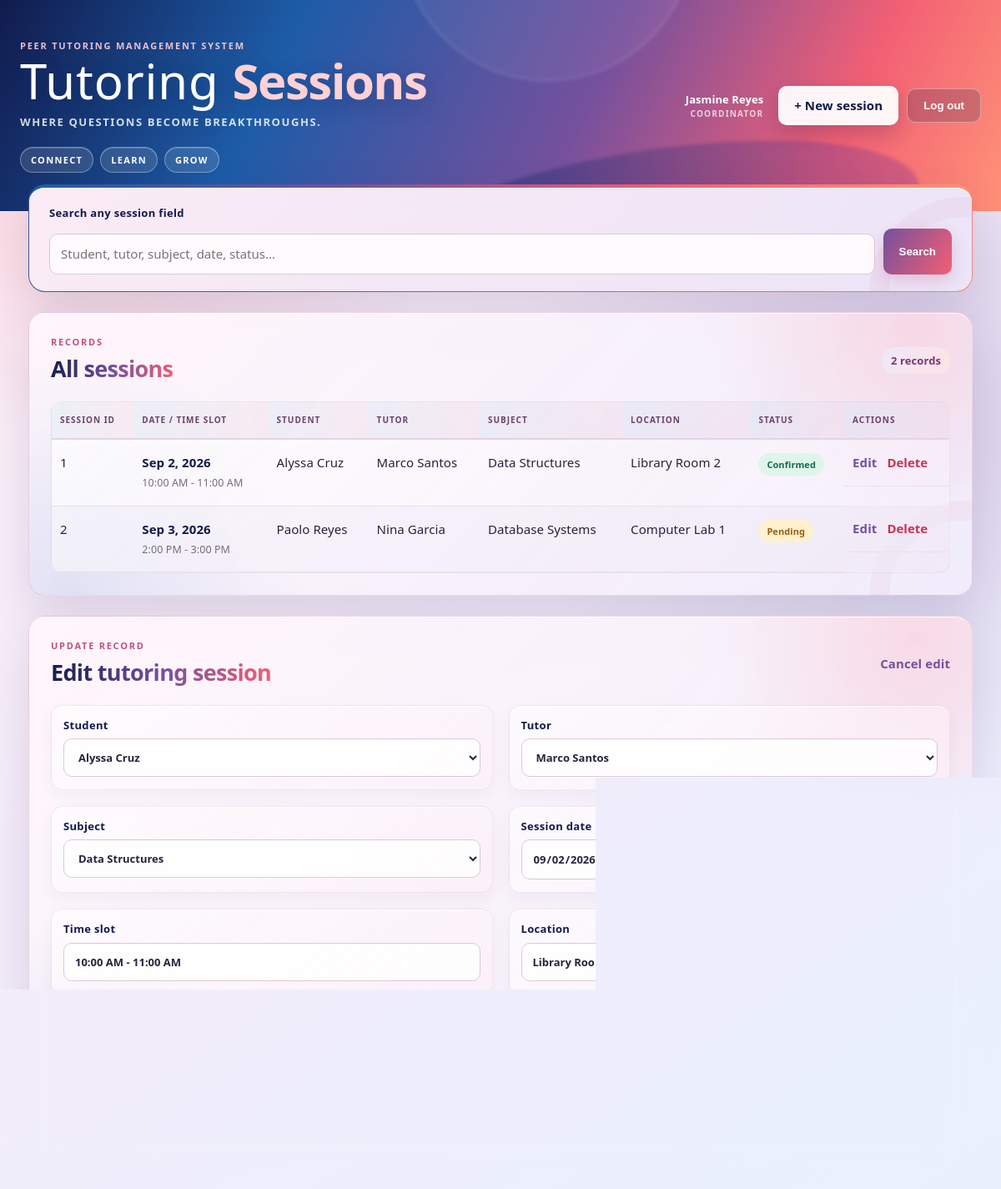
Page /index.php?edit=1 (signed in) on the committed database.
### tables this page shows
CREATE TABLE IF NOT EXISTS tutoring_sessions (
    session_id INT UNSIGNED AUTO_INCREMENT PRIMARY KEY,
    tutor_id INT UNSIGNED NOT NULL,
    student_id INT UNSIGNED NOT NULL,
    subject_id INT UNSIGNED NOT NULL,
    session_date DATE NOT NULL,
    time_slot VARCHAR(50) NOT NULL,
    status ENUM('Pending', 'Confirmed', 'Completed', 'Cancelled', 'No-show') NOT NULL DEFAULT 'Pending',
    location VARCHAR(150) NOT NULL,
    FOREIGN KEY (tutor_id) REFERENCES users(user_id),
    FOREIGN KEY (student_id) REFERENCES users(user_id),
    FOREIGN KEY (subject_id) REFERENCES subjects(subject_id),
    INDEX (session_date), INDEX (status)
);

CREATE TABLE IF NOT EXISTS users (
    user_id INT UNSIGNED AUTO_INCREMENT PRIMARY KEY,
    name VARCHAR(100) NOT NULL,
    email VARCHAR(150) NOT NULL UNIQUE,
    password VARCHAR(255) NOT NULL,
    role ENUM('Student', 'Tutor', 'Coordinator') NOT NULL,
    contact_number VARCHAR(30) NOT NULL
);

CREATE TABLE IF NOT EXISTS subjects (
    subject_id INT UNSIGNED AUTO_INCREMENT PRIMARY KEY,
    subject_name VARCHAR(100) NOT NULL UNIQUE,
    description VARCHAR(255) NOT NULL
);

### config/auth.php (called while the page is built, shortened)
<?php
function currentUser(): ?array
{
    $user = $_SESSION['user'] ?? null;
    return is_array($user) ? $user : null;
}
function requireLogin(): array
{
    $user = currentUser();
    return $user;
}

### config/database.php (called while the page is built, shortened)
<?php
final class Database
{
    public static function connect(): PDO
    {
        $credentialsFile = __DIR__ . '/credentials.php';
        $credentials = file_exists($credentialsFile) ? require $credentialsFile : [];
        $host = (string) ($credentials['host'] ?? self::environment('DB_HOST', '127.0.0.1'));
        $port = (string) ($credentials['port'] ?? self::environment('DB_PORT', '3306'));
        $database = (string) ($credentials['database'] ?? self::environment('DB_NAME', 'ptms'));
        $username = (string) ($credentials['username'] ?? self::environment('DB_USER', 'root'));
        $password = (string) ($credentials['password'] ?? self::environment('DB_PASSWORD', ''));
        $dsn = sprintf(
            'mysql:host=%s;port=%s;dbname=%s;charset=utf8mb4',
            $host,
            $port,
            $database
        );
        try {
            return new PDO($dsn, $username, $password, [
                PDO::ATTR_ERRMODE => PDO::ERRMODE_EXCEPTION,
                PDO::ATTR_DEFAULT_FETCH_MODE => PDO::FETCH_ASSOC,
                PDO::ATTR_EMULATE_PREPARES => false,
            ]);
        } catch (PDOException $exception) {
            error_log($exception->getMessage());
            throw new RuntimeException(
                'The database connection failed. Check config/database.php and make sure MySQL is running.'
            );
        }
    }
    private static function environment(string $name, string $default): string
    {
        $value = getenv($name);
        return $value === false || $value === '' ? $default : $value;
    }
}

### classes/TutoringSession.php (called while the page is built, shortened)
<?php
final class TutoringSession
{
    public function getTutoringSessions(): array
    {
        $statement = $this->database->prepare($this->selectQuery() .
            ' ORDER BY ts.session_id ASC');
        $statement->execute();
        return $statement->fetchAll();
    }
    public function getTutoringSession(int $id): ?array
    {
        $statement = $this->database->prepare($this->selectQuery() .
            ' WHERE ts.session_id = :session_id');
        $statement->execute(['session_id' => $id]);
        $record = $statement->fetch();
        return $record === false ? null : $record;
    }
    public function getTutors(): array { return $this->getUsersByRole('Tutor'); }
    public function getStudents(): array { return $this->getUsersByRole('Student'); }
    public function getSubjects(): array
    {
        $statement = $this->database->prepare(
            'SELECT subject_id, subject_name FROM subjects ORDER BY subject_name'
        );
        $statement->execute();
        return $statement->fetchAll();
    }
    private function getUsersByRole(string $role): array
    {
        $statement = $this->database->prepare(
            'SELECT user_id, name FROM users WHERE role = :role ORDER BY name'
        );
        $statement->execute(['role' => $role]);
        return $statement->fetchAll();
    }
    private function selectQuery(): string
    {
        return 'SELECT ts.*, tutor.name AS tutor_name, student.name AS student_name,
                       s.subject_name
                FROM tutoring_sessions ts
                INNER JOIN users tutor ON tutor.user_id = ts.tutor_id
                INNER JOIN users student ON student.user_id = ts.student_id
                INNER JOIN subjects s ON s.subject_id = ts.subject_id';
    }
}

### public/index.php (the view, shortened to what this page needs)
<?php
require_once dirname(__DIR__) . '/config/auth.php';
require_once dirname(__DIR__) . '/config/database.php';
require_once dirname(__DIR__) . '/classes/TutoringSession.php';
$currentUser = requireLogin();
$canManage = ($currentUser['role'] ?? '') === 'Coordinator';
function escape(?string $value): string
{
    return htmlspecialchars($value ?? '', ENT_QUOTES, 'UTF-8');
}
try {
    $repository = new TutoringSession(Database::connect());
    $tutors = $repository->getTutors();
    $students = $repository->getStudents();
    $subjects = $repository->getSubjects();
    $keyword = trim((string) ($_GET['search'] ?? ''));
    $sessions = $keyword === ''
        ? $repository->getTutoringSessions()
        : $repository->searchTutoringSessions($keyword);
    $editId = $canManage ? filter_input(INPUT_GET, 'edit', FILTER_VALIDATE_INT) : null;
    $editing = $editId ? $repository->getTutoringSession((int) $editId) : null;
} catch (Throwable $exception) {
    error_log($exception->getMessage());
    $pageError = $exception instanceof InvalidArgumentException
        ? $exception->getMessage()
        : 'The request could not be completed. Please check the database setup and try again.';
    $sessions = $sessions ?? [];
    $editing = $editing ?? null;
    $keyword = $keyword ?? '';
    $tutors = $tutors ?? [];
    $students = $students ?? [];
    $subjects = $subjects ?? [];
}
$statuses = ['Pending', 'Confirmed', 'Completed', 'Cancelled', 'No-show'];
?>
<!doctype html>
<html lang="en">
<head>
    <link rel="stylesheet" href="styles.css?v=7">
</head>
<body>
<header class="topbar">
    <div class="hero-copy">
        <p class="eyebrow">Peer Tutoring Management System</p>
        <h1>Tutoring <span>Sessions</span></h1>
        <p class="hero-message">Where questions become breakthroughs.</p>
        <div class="hero-chips" aria-label="System highlights">
            <span>Connect</span><span>Learn</span><span>Grow</span>
        </div>
    </div>
    <div class="topbar-actions">
        <div class="user-summary">
            <strong><?= escape($currentUser['name']) ?></strong>
            <span><?= escape($currentUser['role']) ?></span>
        </div>
        <?php if ($canManage): ?><a class="button button-light" href="#session-form">+ New session</a><?php endif; ?>
        <form method="post" action="logout.php">
            <button class="button button-ghost" type="submit">Log out</button>
        </form>
    </div>
</header>
<main class="container">
    <section class="card search-card">
        <form method="get" class="search-form">
            <label for="search">Search any session field</label>
            <div class="search-row">
                <input id="search" name="search" value="<?= escape($keyword) ?>" placeholder="Student, tutor, subject, date, status...">
                <button class="button" type="submit">Search</button>
            </div>
        </form>
    </section>
    <section class="card">
        <div class="section-heading">
            <div>
                <p class="eyebrow">Records</p>
                <h2><?= $keyword === '' ? 'All sessions' : 'Search results' ?></h2>
            </div>
            <span class="count"><?= count($sessions) ?> record<?= count($sessions) === 1 ? '' : 's' ?></span>
        </div>
        <div class="table-wrap">
            <table>
                <thead><tr><th>Session ID</th><th>Date / Time Slot</th><th>Student</th><th>Tutor</th><th>Subject</th><th>Location</th><th>Status</th><?php if ($canManage): ?><th>Actions</th><?php endif; ?></tr></thead>
                <tbody>
                <?php foreach ($sessions as $session): ?>
                    <tr>
                        <td><?= (int) $session['session_id'] ?></td>
                        <td><strong><?= escape(date('M j, Y', strtotime($session['session_date']))) ?></strong><br><small><?= escape($session['time_slot']) ?></small></td>
                        <td><?= escape($session['student_name']) ?></td>
                        <td><?= escape($session['tutor_name']) ?></td>
                        <td><?= escape($session['subject_name']) ?></td>
                        <td><?= escape($session['location']) ?></td>
                        <td><span class="status status-<?= strtolower(str_replace([' ', '-'], '', $session['status'])) ?>"><?= escape($session['status']) ?></span></td>
                        <?php if ($canManage): ?><td class="actions">
                            <a class="text-link" href="?edit=<?= (int) $session['session_id'] ?>#session-form">Edit</a>
                            <form method="post" onsubmit="return confirm('Delete this tutoring session?');">
                                <button class="link-danger" type="submit">Delete</button>
                            </form>
                        </td><?php endif; ?>
                    </tr>
                <?php endforeach; ?>
                </tbody>
            </table>
        </div>
    </section>
    <?php if ($canManage): ?>
    <section class="card" id="session-form">
        <div class="section-heading">
            <div><p class="eyebrow"><?= $editing ? 'Update record' : 'Create record' ?></p><h2><?= $editing ? 'Edit tutoring session' : 'Add tutoring session' ?></h2></div>
            <?php if ($editing): ?><a class="text-link" href="index.php#session-form">Cancel edit</a><?php endif; ?>
        </div>
        <form method="post" class="record-form">
            <label>Student<select name="student_id" required><option value="">Select student</option><?php foreach ($students as $student): ?><option value="<?= (int) $student['user_id'] ?>" <?= (int) ($editing['student_id'] ?? 0) === (int) $student['user_id'] ? 'selected' : '' ?>><?= escape($student['name']) ?></option><?php endforeach; ?></select></label>
            <label>Tutor<select name="tutor_id" required><option value="">Select tutor</option><?php foreach ($tutors as $tutor): ?><option value="<?= (int) $tutor['user_id'] ?>" <?= (int) ($editing['tutor_id'] ?? 0) === (int) $tutor['user_id'] ? 'selected' : '' ?>><?= escape($tutor['name']) ?></option><?php endforeach; ?></select></label>
            <label>Subject<select name="subject_id" required><option value="">Select subject</option><?php foreach ($subjects as $subject): ?><option value="<?= (int) $subject['subject_id'] ?>" <?= (int) ($editing['subject_id'] ?? 0) === (int) $subject['subject_id'] ? 'selected' : '' ?>><?= escape($subject['subject_name']) ?></option><?php endforeach; ?></select></label>
            <label>Session date<input type="date" name="session_date" required value="<?= escape($editing['session_date'] ?? '') ?>"></label>
            <label>Time slot<input name="time_slot" maxlength="50" required placeholder="e.g. 10:00 AM - 11:00 AM" value="<?= escape($editing['time_slot'] ?? '') ?>"></label>
            <label>Location<input name="location" maxlength="150" required value="<?= escape($editing['location'] ?? '') ?>"></label>
            <label>Status<select name="status" required><?php foreach ($statuses as $status): ?><option <?= ($editing['status'] ?? 'Pending') === $status ? 'selected' : '' ?>><?= escape($status) ?></option><?php endforeach; ?></select></label>
            <div class="full-width"><button class="button" type="submit"><?= $editing ? 'Save changes' : 'Add session' ?></button></div>
        </form>
    </section>
    <?php endif; ?>
</main>
</body>
</html>

### rows in the picture
tutoring_sessions: session_id "1", session_date "Sep 2, 2026", time_slot "10:00 AM - 11:00 AM", student.name "Alyssa Cruz", tutor.name "Marco Santos", subject.subject_name "Data Structures", location "Library Room 2", status "Confirmed", student_id "Alyssa Cruz", tutor_id "Marco Santos", subject_id "Data Structures", session_date "09/02/2026"
tutoring_sessions: session_id "2", session_date "Sep 3, 2026", time_slot "2:00 PM - 3:00 PM", student.name "Paolo Reyes", tutor.name "Nina Garcia", subject.subject_name "Database Systems", location "Computer Lab 1", status "Pending"

### other values in the picture
$currentUser['name'] "Jasmine Reyes"
$currentUser['role'] "COORDINATOR"
count($sessions) "2"
form field status "Confirmed"
